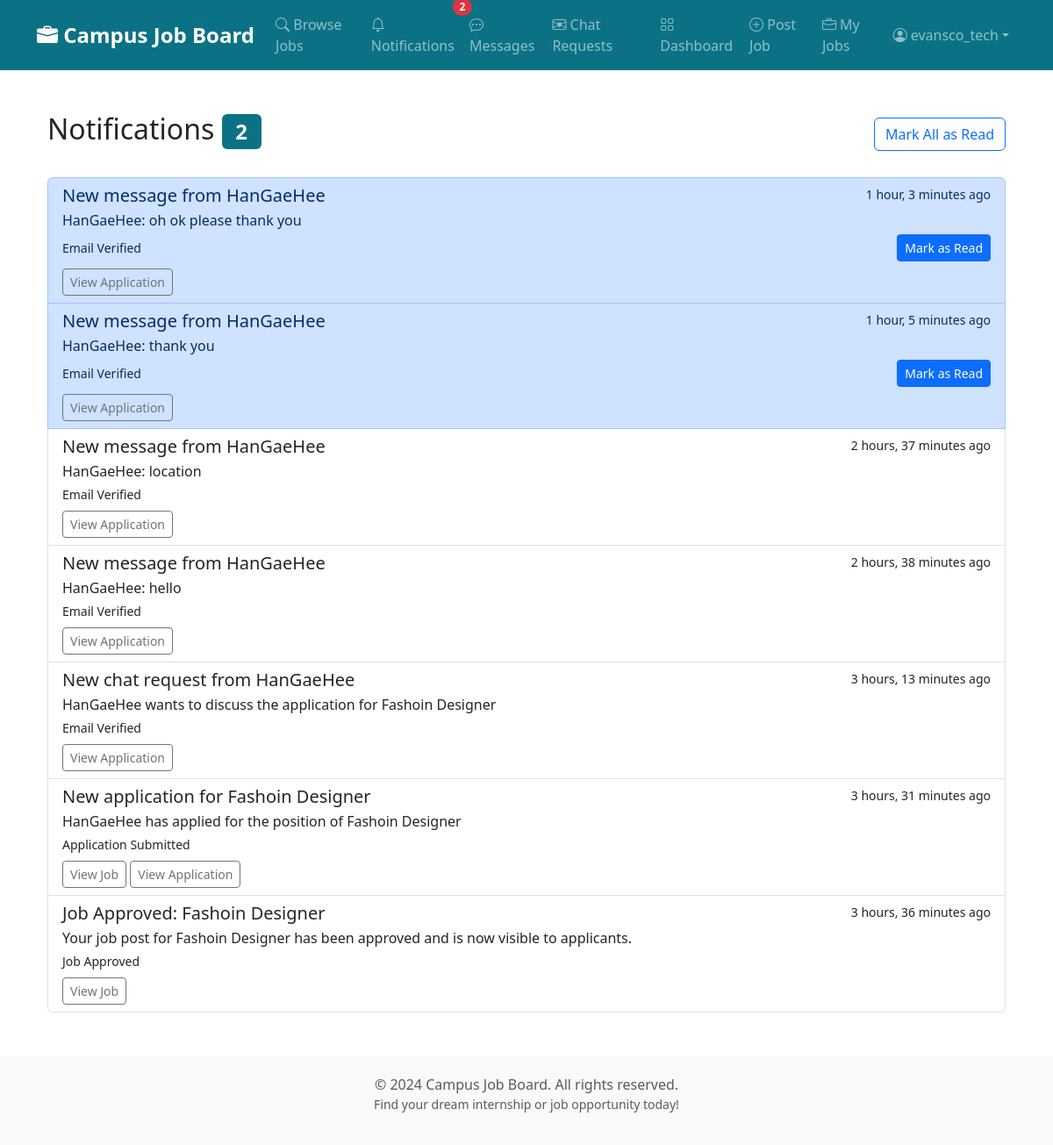
Page /notifications/ (signed in) on the committed database.
### users/models.py (models this page shows, shortened)
class CustomUser(AbstractUser):
    is_company = models.BooleanField(
        default=False,
        help_text="Designates whether this user is a company/employer")
    id_document = models.FileField(
        upload_to='user_ids/',
        null=True,
        blank=True,
        help_text='Upload an identification document (image or PDF) for verification')
    institution = models.CharField(
        max_length=255,
        help_text='Enter your school or company name for verification',
        null=True,
        blank=True
    )
    PENDING = 'P'
    VERIFIED = 'V'
    REJECTED = 'R'
    VERIFICATION_STATUS_CHOICES = [
        (PENDING, 'Pending'),
        (VERIFIED, 'Verified'),
        (REJECTED, 'Rejected'),
    ]
    verification_status = models.CharField(
        max_length=1,
        choices=VERIFICATION_STATUS_CHOICES,
        default=PENDING,
        help_text='Status of identity verification')
    email_verified = models.BooleanField(
        default=False,
        help_text='Whether the user has verified their email address')
    email_verification_token = models.CharField(
        max_length=6,
        null=True,
        blank=True,
        help_text='Temporary token for email verification')
    phone_number = models.CharField(
        max_length=20,
        null=True,
        blank=True,
        unique=False,
        help_text='Phone number in international format, e.g. +14155552671')
    phone_verified = models.BooleanField(
        default=False,
        help_text='Whether the user has verified their phone number')

### notifications/models.py (models this page shows, shortened)
class Notification(models.Model):
    APPLICATION_SUBMITTED = 'AS'  # When student submits application
    APPLICATION_STATUS_CHANGED = 'AC'  # When company accepts/rejects
    JOB_POSTED = 'JP'  # When company posts new job
    JOB_APPROVED = 'JA'  # When admin approves job
    JOB_REJECTED = 'JR'  # When admin rejects job
    ID_VERIFIED = 'IV'  # When admin verifies ID
    ID_REJECTED = 'IR'  # When admin rejects ID
    EMAIL_VERIFIED = 'EV'  # When user verifies email
    NOTIFICATION_TYPE_CHOICES = [
        (APPLICATION_SUBMITTED, 'Application Submitted'),
        (APPLICATION_STATUS_CHANGED, 'Application Status Changed'),
        (JOB_POSTED, 'Job Posted'),
        (JOB_APPROVED, 'Job Approved'),
        (JOB_REJECTED, 'Job Rejected'),
        (ID_VERIFIED, 'ID Verified'),
        (ID_REJECTED, 'ID Rejected'),
        (EMAIL_VERIFIED, 'Email Verified'),
    ]
    recipient = models.ForeignKey(
        settings.AUTH_USER_MODEL,
        on_delete=models.CASCADE,
        related_name='notifications',
        help_text='User who receives this notification'
    )
    notification_type = models.CharField(
        max_length=2,
        choices=NOTIFICATION_TYPE_CHOICES,
        help_text='Type of notification'
    )
    title = models.CharField(
        max_length=200,
        help_text='Short title for the notification'
    )
    message = models.TextField(
        help_text='Detailed notification message'
    )
    related_job = models.ForeignKey(
        'jobs.JobPost',
        on_delete=models.SET_NULL,
        null=True,
        blank=True,
        help_text='Related job post if applicable'
    )
    related_application = models.ForeignKey(
        'jobs.Application',
        on_delete=models.SET_NULL,
        null=True,
        blank=True,
        help_text='Related application if applicable'
    )
    is_read = models.BooleanField(
        default=False,
        help_text='Whether the notification has been read'
    )
    created_at = models.DateTimeField(
        default=timezone.now,
        help_text='When this notification was created'
    )
    class Meta:
        ordering = ['-created_at']
        indexes = [
            models.Index(fields=['-created_at']),
            models.Index(fields=['recipient']),
            models.Index(fields=['is_read']),
        ]

### notifications/views.py (the view)
# urls.py: path('', views.notification_list, name='list'),
@login_required
def notification_list(request):
    notifications = Notification.objects.filter(recipient=request.user)
    if request.GET.get('mark_all_read'):
        notifications.update(is_read=True)
        return redirect('notifications:list')
    paginator = Paginator(notifications, 10)  # Show 10 notifications per page
    page = request.GET.get('page')
    notifications = paginator.get_page(page)
    unread_count = Notification.objects.filter(recipient=request.user, is_read=False).count()
    context = {
        'notifications': notifications,
        'unread_count': unread_count,
    }
    return render(request, 'notifications/notification_list.html', context)

### jobs/context_processors.py (called while the page is built)
def notification_counts(request):
    company_unread = 0
    applicant_unread = 0
    user = getattr(request, 'user', None)
    if user and user.is_authenticated:
        try:
            if getattr(user, 'is_company', False):
                company_unread = Application.objects.filter(
                    job__company=user, company_unread=True).count()
            else:
                applicant_unread = Application.objects.filter(
                    applicant=user, applicant_unread=True).count()
        except Exception:
            company_unread = 0
            applicant_unread = 0
    return {
        'company_unread_count': company_unread,
        'applicant_unread_count': applicant_unread,
    }

### notifications/context_processors.py (called while the page is built)
def notification_context(request):
    if request.user.is_authenticated:
        unread_count = Notification.objects.filter(
            recipient=request.user,
            is_read=False
        ).count()
        return {'notification_count': unread_count}
    return {'notification_count': 0}

### notifications/templates/notifications/notification_list.html (shortened to what this page needs)
{% extends 'base.html' %}
{% block content %}
<div class="container mt-4">
    <div class="d-flex justify-content-between align-items-center mb-4">
        <h2>Notifications {% if unread_count %}<span class="badge bg-primary">{{ unread_count }}</span>{% endif %}</h2>
        {% if notifications %}
            <a href="?mark_all_read=1" class="btn btn-outline-primary">Mark All as Read</a>
        {% endif %}
    </div>
    {% if notifications %}
        <div class="list-group">
            {% for notification in notifications %}
                <div class="list-group-item {% if not notification.is_read %}list-group-item-primary{% endif %}">
                    <div class="d-flex w-100 justify-content-between">
                        <h5 class="mb-1">{{ notification.title }}</h5>
                        <small>{{ notification.created_at|timesince }} ago</small>
                    </div>
                    <p class="mb-1">{{ notification.message }}</p>
                    <div class="d-flex justify-content-between align-items-center">
                        <small>{{ notification.get_notification_type_display }}</small>
                        {% if not notification.is_read %}
                            <a href="{% url 'notifications:mark_read' notification.id %}" class="btn btn-sm btn-primary">Mark as Read</a>
                        {% endif %}
                    </div>
                    {% if notification.related_job %}
                        <a href="{% url 'jobs:job_detail' notification.related_job.id %}" class="btn btn-sm btn-outline-secondary mt-2">
                            View Job
                        </a>
                    {% endif %}
                    {% if notification.related_application %}
                        {% if user.is_company %}
                            <a href="{% url 'jobs:company_dashboard' %}#application-{{ notification.related_application.id }}" class="btn btn-sm btn-outline-secondary mt-2">
                                View Application
                            </a>
                        {% else %}
                            <a href="{% url 'jobs:my_applications' %}#application-{{ notification.related_application.id }}" class="btn btn-sm btn-outline-secondary mt-2">
                                View Application
                            </a>
                        {% endif %}
                    {% endif %}
                </div>
            {% endfor %}
        </div>
    {% else %}
        <div class="alert alert-info">
            You don't have any notifications yet.
        </div>
    {% endif %}
</div>
{% endblock %}

### templates/base.html (shortened to what this page needs)
<!DOCTYPE html>
<html lang="en">
<head>
    <link href="https://cdn.jsdelivr.net/npm/bootstrap@5.3.0/dist/css/bootstrap.min.css" rel="stylesheet">
    <link rel="stylesheet" href="https://cdn.jsdelivr.net/npm/bootstrap-icons@1.10.0/font/bootstrap-icons.css">
</head>
<body>
    <nav class="navbar navbar-expand-lg navbar-dark bg-primary">
        <div class="container">
            <a class="navbar-brand" href="{% url 'jobs:landing' %}">
                <i class="bi bi-briefcase-fill"></i> Campus Job Board
            </a>
            <div class="collapse navbar-collapse" id="navbarNav">
                <ul class="navbar-nav me-auto">
                    <li class="nav-item">
                        <a class="nav-link" href="{% url 'jobs:job_list' %}">
                            <i class="bi bi-search"></i>
                            <span class="d-none d-lg-inline"> Browse Jobs</span>
                        </a>
                    </li>
                    {% if user.is_authenticated and user.is_superuser %}
                    <li class="nav-item">
                        <a class="nav-link position-relative" href="{% url 'notifications:list' %}">
                            <i class="bi bi-bell"></i>
                            <span class="d-none d-lg-inline"> Notifications</span>
                            {% if notification_count %}
                                <span class="position-absolute top-0 start-100 translate-middle badge rounded-pill bg-danger">
                                    {{ notification_count }}
                                </span>
                            {% endif %}
                        </a>
                    </li>
                    <li class="nav-item">
                        <a class="nav-link" href="{% url 'jobs:admin_dashboard' %}">
                            <i class="bi bi-speedometer2"></i>
                            <span class="d-none d-lg-inline"> Admin Dashboard</span>
                        </a>
                    </li>
                    <li class="nav-item">
                        <a class="nav-link" href="{% url 'messaging:admin_monitor' %}">
                            <i class="bi bi-shield-check"></i>
                            <span class="d-none d-lg-inline"> Monitor Chats</span>
                        </a>
                    </li>
                    {% elif user.is_authenticated and user.verification_status == 'V' %}
                    <li class="nav-item">
                        <a class="nav-link position-relative" href="{% url 'notifications:list' %}">
                            <i class="bi bi-bell"></i>
                            <span class="d-none d-lg-inline"> Notifications</span>
                            {% if notification_count %}
                                <span class="position-absolute top-0 start-100 translate-middle badge rounded-pill bg-danger">
                                    {{ notification_count }}
                                </span>
                            {% endif %}
                        </a>
                    </li>
                    <li class="nav-item">
                        <a class="nav-link" href="{% url 'messaging:conversations' %}">
                            <i class="bi bi-chat-dots"></i>
                            <span class="d-none d-lg-inline"> Messages</span>
                        </a>
                    </li>
                    <li class="nav-item">
                        <a class="nav-link" href="{% url 'messaging:chat_requests' %}">
                            <i class="bi bi-envelope-heart"></i>
                            <span class="d-none d-lg-inline"> Chat Requests</span>
                        </a>
                    </li>
                    {% if user.is_company %}
                    <li class="nav-item">
                        <a class="nav-link" href="{% url 'jobs:company_dashboard' %}">
                            <i class="bi bi-grid"></i>
                            <span class="d-none d-lg-inline"> Dashboard</span>
                        </a>
                    </li>
                    <li class="nav-item">
                        <a class="nav-link" href="{% url 'jobs:create_job' %}">
                            <i class="bi bi-plus-circle"></i>
                            <span class="d-none d-lg-inline"> Post Job</span>
                        </a>
                    </li>
                    <li class="nav-item">
                        <a class="nav-link" href="{% url 'jobs:my_jobs' %}">
                            <i class="bi bi-briefcase"></i>
                            <span class="d-none d-lg-inline"> My Jobs</span>
                        </a>
                    </li>
                    {% endif %}
                    {% endif %}
                </ul>
                <ul class="navbar-nav">
                    {% if user.is_authenticated %}
                    <li class="nav-item dropdown">
                        <a class="nav-link dropdown-toggle d-flex align-items-center" href="#" role="button" data-bs-toggle="dropdown">
                            <i class="bi bi-person-circle me-1"></i>
                            <span class="d-none d-lg-inline">{{ user.username }}</span>
                        </a>
                    </li>
                    {% endif %}
                </ul>
            </div>
        </div>
    </nav>
    <main class="container my-5">
        {% block content %}
        {% endblock %}
    </main>
    <footer class="text-center text-muted">
        <div class="container">
            <p class="mb-0">&copy; 2024 Campus Job Board. All rights reserved.</p>
            <p class="small">Find your dream internship or job opportunity today!</p>
        </div>
    </footer>
</body>
</html>

### templates/base.html (style rules this page uses)
:root { --bs-primary: #0b7285; --bs-primary-rgb: 11,114,133; }
.navbar-brand { font-weight: bold; font-size: 1.5rem; }
footer { margin-top: 50px; padding: 20px 0; background-color: #f8f9fa; }

### rows in the picture
CustomUser: username "evansco_tech"
Notification: title "New message from HanGaeHee", created_at "1 hour, 3 minutes", message "HanGaeHee: oh ok please thank you", notification_type "Email Verified", is_read "Mark as Read"
Notification: title "New message from HanGaeHee", created_at "1 hour, 5 minutes", message "HanGaeHee: thank you", notification_type "Email Verified", is_read "Mark as Read"
Notification: title "New message from HanGaeHee", created_at "2 hours, 37 minutes", message "HanGaeHee: location", notification_type "Email Verified"
Notification: title "New message from HanGaeHee", created_at "2 hours, 38 minutes", message "HanGaeHee: hello", notification_type "Email Verified"
Notification: title "New chat request from HanGaeHee", created_at "3 hours, 13 minutes", message "HanGaeHee wants to discuss the application for Fashoin Designer", notification_type "Email Verified"
Notification: title "New application for Fashoin Designer", created_at "3 hours, 31 minutes", message "HanGaeHee has applied for the position of Fashoin Designer", notification_type "Application Submitted", shows "View Job"
Notification: title "Job Approved: Fashoin Designer", created_at "3 hours, 36 minutes", message "Your job post for Fashoin Designer has been approved and is now visible to applicants.", notification_type "Job Approved", shows "View Job"

### other values in the picture
{{ notification_count }} "2"
{{ unread_count }} "2"
